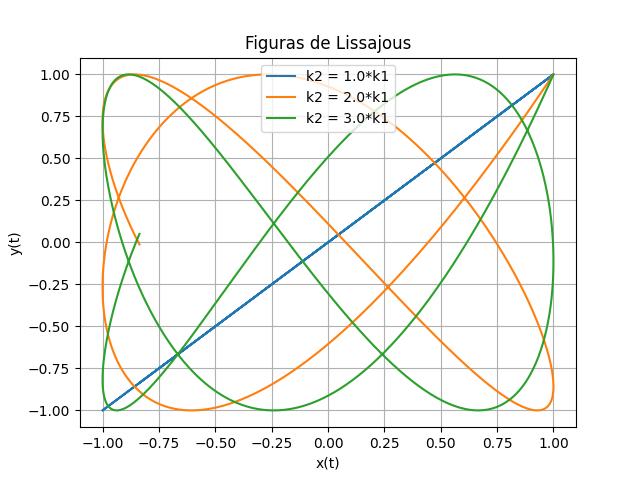

Write Python code to recreate this figure.
import numpy as np
import matplotlib.pyplot as plt

# Definimos constantes
m1, m2 = 1.0, 1.0

# VALORES A MODIFICAR PARA OBSERVAR FIGURAS DE LISSAJOUS
k1 = 1.0
k2_values = np.array([1.0, 2.0, 3.0])
k2_values *= k1

n = 1000
dt = 0.01

t = np.arange(0, (n+1)*dt, dt)

def Lissajous(k1, k2_values):
    for k2 in k2_values:
        
        # Arrays
        x = np.zeros(n+1)
        v_x = np.zeros(n+1)

        y = np.zeros(n+1)
        v_y = np.zeros(n+1)

        # Condiciones inciales
        x[0] = 1.0
        v_x[0] = 0.0

        y[0] = 1.0
        v_y[0] = 0.0

        # Resolvemos el sistema con Euler-Cromer
        for i in range(n):
            # Oscilador en x
            v_x[i+1] = v_x[i] - (k1/m1)*x[i]*dt
            x[i+1] = x[i] + v_x[i+1]*dt

            # Oscilador en y
            v_y[i+1] = v_y[i] - (k2/m2)*y[i]*dt
            y[i+1] = y[i] + v_y[i+1]*dt

        plt.plot(x, y, label=f"k2 = {k2}*k1")

Lissajous(k1, k2_values)

# Graficamos
plt.xlabel("x(t)")
plt.ylabel("y(t)")
plt.title("Figuras de Lissajous")

plt.legend()
plt.grid(True)

plt.savefig("./Lissajous.png")
